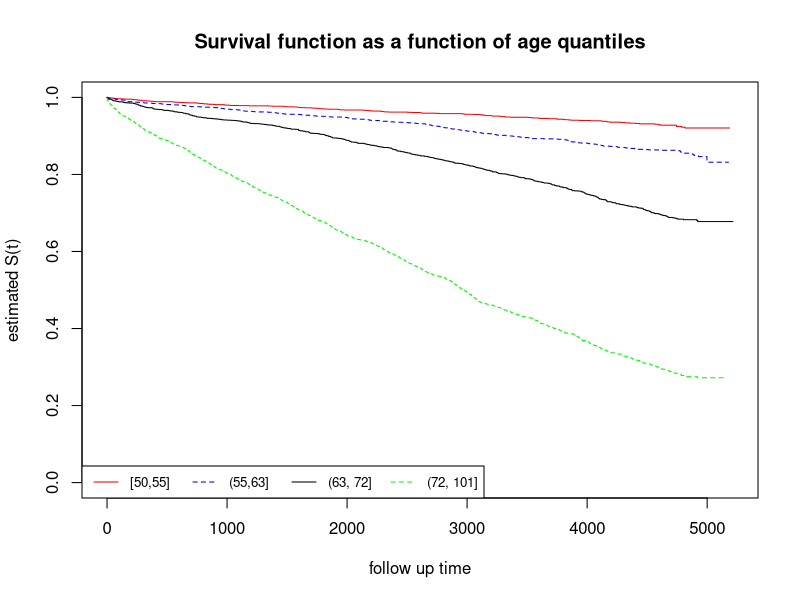
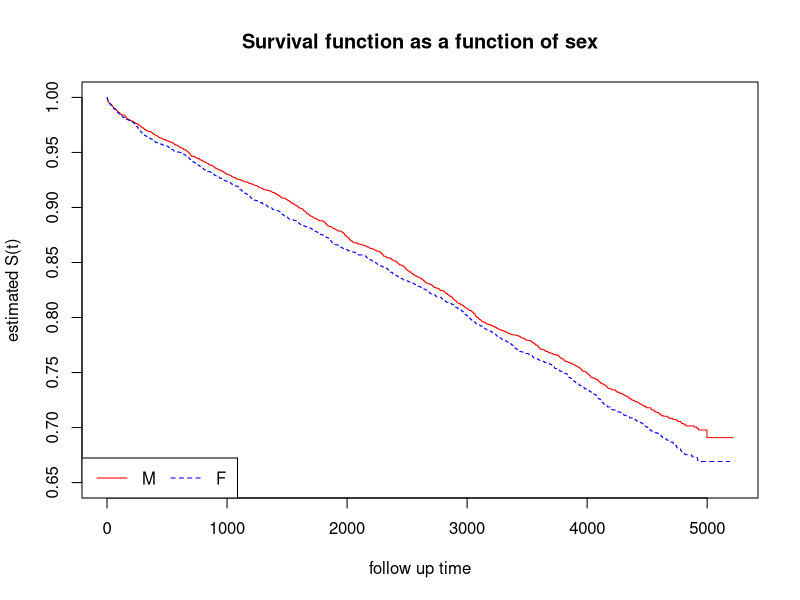
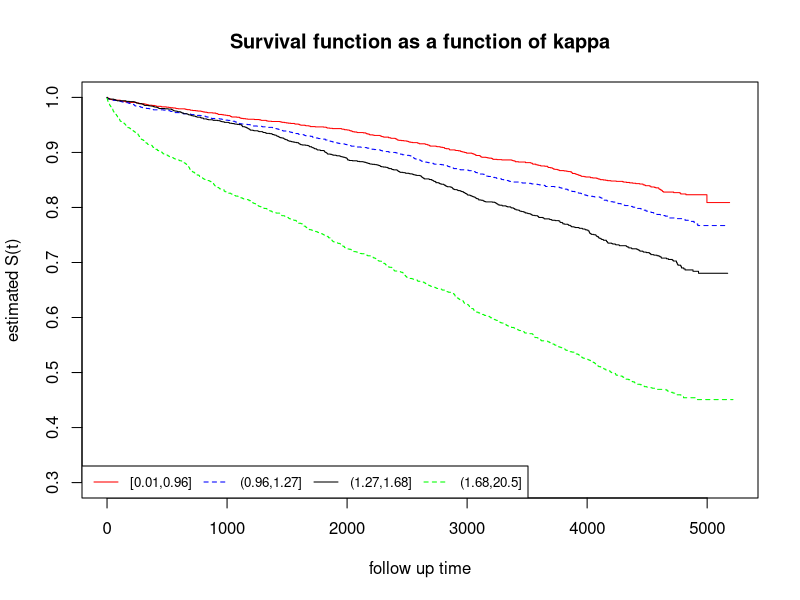
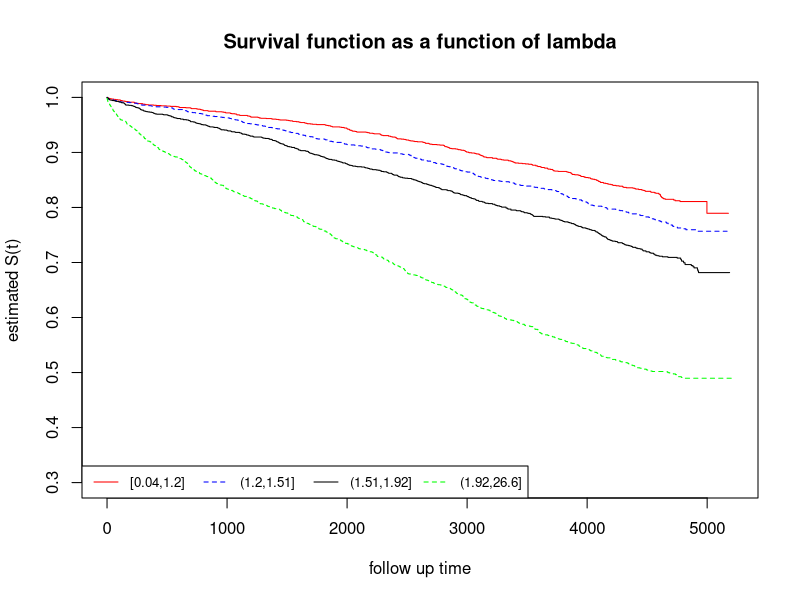
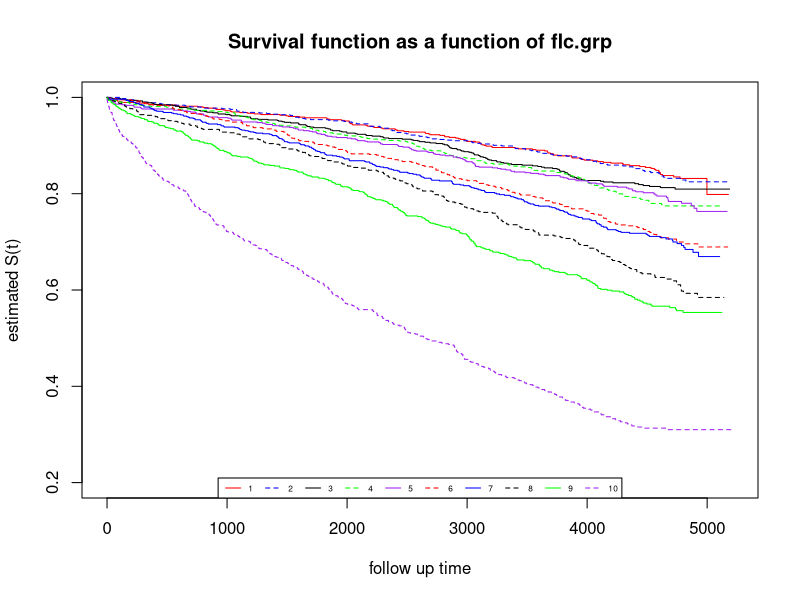
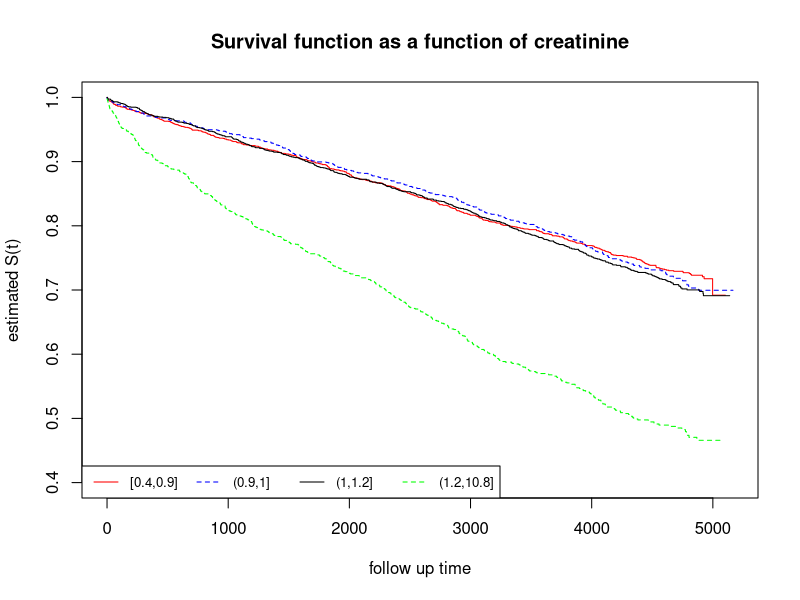
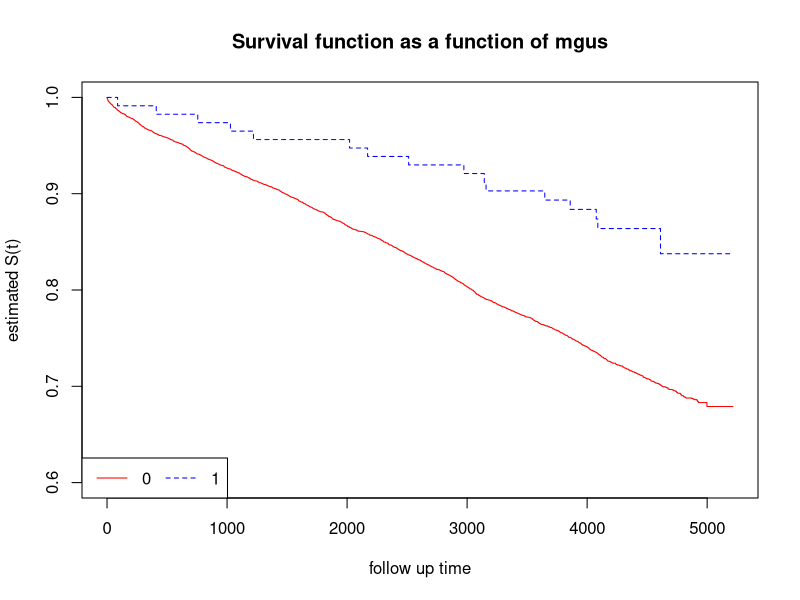
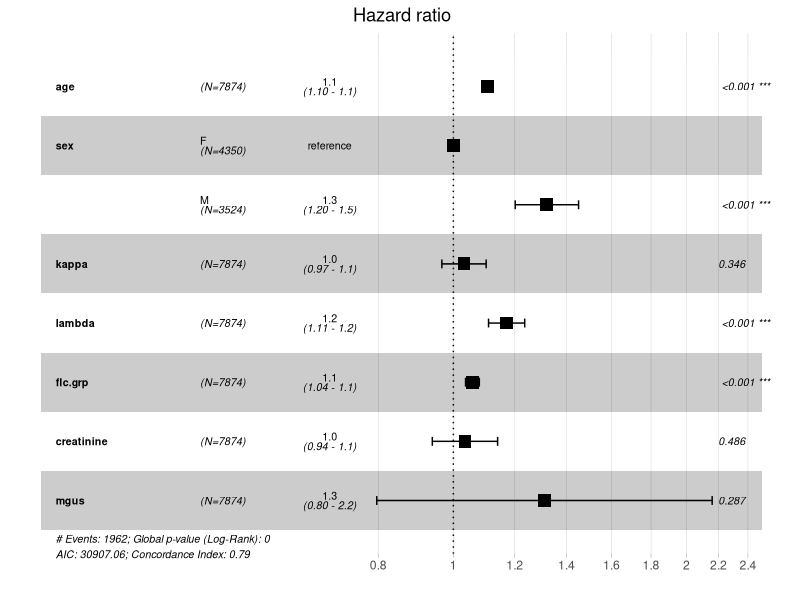

The R script that drew these images, in order:
#install.packages('survminer')
#install.packages('survival')
library(survminer)
library(survival)
data("flchain")
attach(flchain)

### QUESTION 1 - UNIVARIATE ANALYSIS ON ALL 

univariate_km = function(var) {
  surv_object <- Surv(futime, death)
  result_km <- survfit(surv_object ~ var, conf.type = "log-log")
  
  return(result_km)
}

#  we will not include variables: chapter (too many level)

# age
age_quantile <- cut(age, quantile(age), include.lowest =  T)
age_death = univariate_km(age_quantile)
plot(age_death, col = c('red', 'blue', 'black', 'green'), lty = 1:2, xlab = "follow up time", ylab = "estimated S(t)", main = 'Survival function as a function of age quantiles')
legend("bottomleft", legend = c("[50,55]", "(55,63]", "(63, 72]", "(72, 101]"), lty = 1:2, col = c('red', 'blue', 'black', 'green'), horiz=T, cex = 0.8)


# sex
sex_death = univariate_km(sex)
plot(sex_death, col = c('red', 'blue'), lty = 1:2, xlab = "follow up time", ylab = "estimated S(t)", main = 'Survival function as a function of sex', ylim=c(0.65, 1))
legend("bottomleft", legend = c('M', 'F'), col = c('red', 'blue'), lty = 1:2, horiz = T)


# kappa
kappa_quantile = cut(kappa, quantile(kappa), include.lowest =  T)
kappa_death = univariate_km(kappa_quantile)
plot(kappa_death, col = c('red', 'blue', 'black', 'green'), lty = 1:2, xlab = "follow up time", ylab = "estimated S(t)", main = 'Survival function as a function of kappa', ylim=c(0.3, 1))
legend("bottomleft", legend = c('[0.01,0.96]', '(0.96,1.27]', '(1.27,1.68]', '(1.68,20.5]'), col = c('red', 'blue', 'black', 'green'), lty = 1:2, horiz = T, cex = 0.8 )


# lambda
lambda_quantile = cut(lambda, quantile(lambda), include.lowest =  T)
lambda_death = univariate_km(lambda_quantile)
plot(lambda_death, col = c('red', 'blue', 'black', 'green'), lty = 1:2, xlab = "follow up time", ylab = "estimated S(t)", main = 'Survival function as a function of lambda', ylim=c(0.3, 1))
legend("bottomleft", legend = c('[0.04,1.2]', '(1.2,1.51]', '(1.51,1.92]', '(1.92,26.6]'), col = c('red', 'blue', 'black', 'green'), lty = 1:2, horiz = T, cex = 0.8 )


# flc.gpr
flc.grp_death = univariate_km(flc.grp) # log-rang diviso in prime 5 seconde 5
plot(flc.grp_death, col = c('red', 'blue', 'black', 'green', 'purple', 'red', 'blue', 'black', 'green', 'purple'), lty = 1:2, xlab = "follow up time", ylab = "estimated S(t)", main = 'Survival function as a function of flc.grp', ylim=c(0.2, 1))
legend("bottom", legend = c(1,2,3,4,5,6,7,8,9,10), col = c('red', 'blue', 'black', 'green', 'purple', 'red', 'blue', 'black', 'green', 'purple'), lty = 1:2, horiz = T, cex = 0.5)


# creatinine
creatinine_quanitle = cut(creatinine, quantile(creatinine, na.rm = T), include.lowest =  T)
creatinine_death = univariate_km(creatinine_quanitle)
plot(creatinine_death, col = c('red', 'blue', 'black', 'green'), lty = 1:2, xlab = "follow up time", ylab = "estimated S(t)", main = 'Survival function as a function of creatinine', ylim=c(0.4, 1))
legend("bottomleft", legend = c("[0.4,0.9]", "(0.9,1]", "(1,1.2]", "(1.2,10.8]"), col = c('red', 'blue', 'black', 'green'), lty = 1:2, horiz = T, cex = 0.8)


# mgus
mgus_death = univariate_km(mgus)
plot(mgus_death, col = c('red', 'blue'), lty = 1:2, xlab = "follow up time", ylab = "estimated S(t)", main = 'Survival function as a function of mgus', ylim=c(0.6, 1))
legend("bottomleft", legend = c(0,1), col = c('red', 'blue'), lty = 1:2, horiz = T, cex = 1)


### QUESTION 2  ##########################################################################
surv_object = Surv(futime, death)

# complete model
cox_multi_1 <- coxph(surv_object ~ age + sex + kappa + lambda + flc.grp + creatinine + mgus)
cox_multi_1

### QUESTION 3 COMMENTING ############################################


### QUESTION 4 CONF INT
ggforest(cox_multi_1, data = flchain)
summary(cox_multi_1)$conf.int


### QUESTION 5 VARIABLE SELECTION  ###################################
cox_multi_1
# here we remove creatinine
cox_multi_2 <- coxph(surv_object ~ age + sex + kappa + lambda + flc.grp + mgus)
cox_multi_2

# here we remove mgus
cox_multi_3 <- coxph(surv_object ~ age + sex + kappa + lambda + flc.grp)
cox_multi_3

# here we remove kappa 
cox_multi_4 <- coxph(surv_object ~ age + sex + lambda + flc.grp)
cox_multi_4
anova(cox_multi_4, cox_multi_2) # write some comments about the fact that creatinine has misisng values and therefore we choose as starting model the model without it (otherwise anova does not work)

ggforest(cox_multi_4, data = flchain)

### QUESTION 6 ###################################
ph_test <- cox.zph(cox_multi_4, transform = "km")
ph_test

# acf(ph_test$y[,1], lag.max = 100)
plot(ph_test[1], col = 'red', lwd = 4)
plot(ph_test[2], col = 'red', lwd = 4)
plot(ph_test[3], col = 'red', lwd = 4)
plot(ph_test[4], col = 'red', lwd = 4)

### QUESTION 7   ###################################
# we do not have variables which violate this the PH assumption


#QUESTION 8 #########################################

#this just to show how the resulting scatter plot should be
#remember that to run the martingale residuals it's needed the model with all the covariates so cox_multi_1

cox_multi_2
mart.res <- residuals(cox_multi_2, type = "martingale")
scatter.smooth(mart.res ~ age)


#above you can check that the scatter plot present the error value of the different length
#the martingale residuals should be computed with the complete model 
#cox_multi_1
#mart.res <- residuals(cox_multi_1, type = "martingale")
#scatter.smooth(mart.res ~ age)


#scatter.smooth(mart.res ~ sex)
#scatter.smooth(mart.res ~ lambda)
#scatter.smooth(mart.res ~ futime)
#scatter.smooth(mart.res ~ creatinine)








